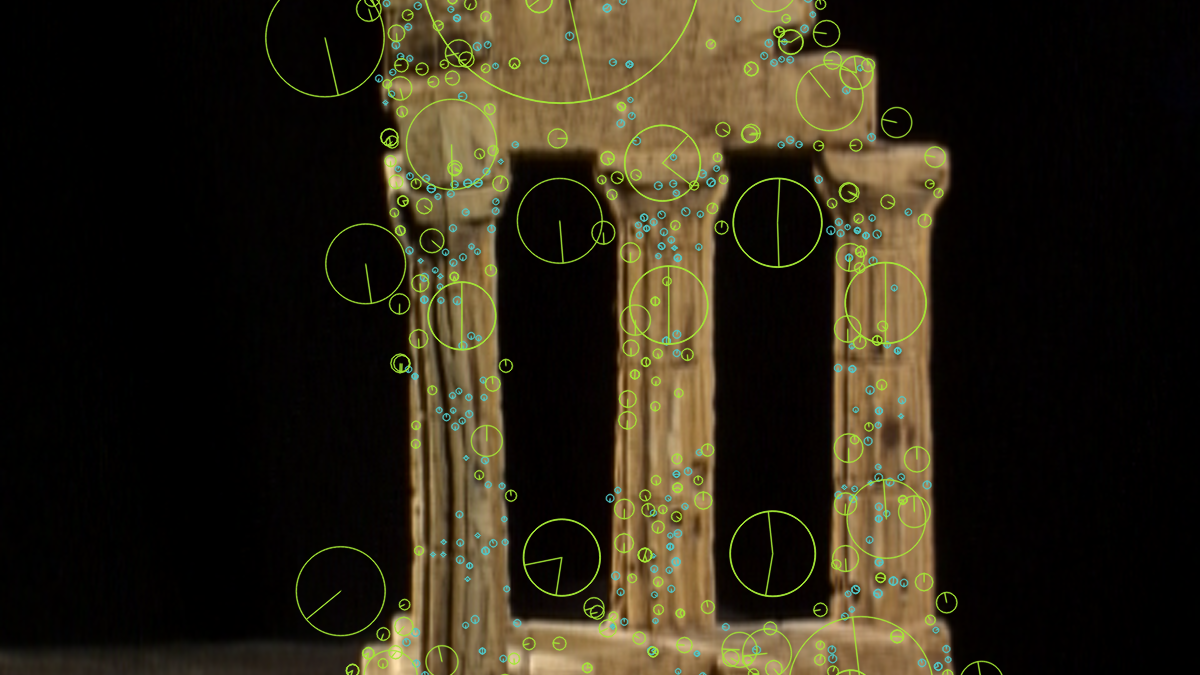
#> input picture output/figures/sift/cover.png, 1200 x 675 px
$ python -i sift_figures.py   (imports and definitions only)   (older library calls are emulated)
#> lines starting #> are read from the running program, lines starting #| are printed output that depends on the picture
### src/sfm_from_scratch/config.py
"""Project-wide constants and artifact paths.

Paths resolve from the project root (found by walking up to pyproject.toml) so
every CLI works from any CWD; each is overridable via environment variable for
non-standard setups (e.g. shared data drives).
"""

import os
from pathlib import Path


def find_project_root() -> Path:
    for parent in Path(__file__).resolve().parents:
        if (parent / "pyproject.toml").exists():
            return parent
    return Path.cwd()


PROJECT_ROOT = find_project_root()
DATA_DIR = Path(os.environ.get("SFM_DATA_DIR", PROJECT_ROOT / "data"))
OUTPUT_DIR = Path(os.environ.get("SFM_OUTPUT_DIR", PROJECT_ROOT / "output"))
SNAPSHOT_DIR = OUTPUT_DIR / "snapshots"
FRAMES_DIR = OUTPUT_DIR / "frames"

# Middlebury multi-view stereo datasets (Seitz et al., CVPR 2006).
# templeRing: 47 views on a ring, 640x480, undistorted, per-image K/R/t provided.
# Size verified 2026-08-10: 11,707,443 bytes.
MIDDLEBURY_BASE_URL = "https://vision.middlebury.edu/mview/data/data"
DATASETS = {
    "templeRing": f"{MIDDLEBURY_BASE_URL}/templeRing.zip",
    "dinoRing": f"{MIDDLEBURY_BASE_URL}/dinoRing.zip",
}

# --- Pipeline defaults -------------------------------------------------------
# SIFT: default nfeatures=0 keeps every detection; the plaster temple is
# low-texture, so we do not want to throw responses away.
SIFT_NFEATURES = 0

# Lowe ratio test: 0.75 per the SIFT paper's recommended range.
LOWE_RATIO = 0.75

# Minimum ratio-test matches for a pair to enter the match graph at all.
MIN_PAIR_MATCHES = 30

# RANSAC threshold (px) for essential-matrix estimation and PnP.
RANSAC_THRESHOLD_PX = 1.5
PNP_RANSAC_THRESHOLD_PX = 4.0

# Point filters: observations must reproject within this error (px), lie in
# front of the cameras, and subtend a minimum triangulation angle (degrees) —
# small-parallax points have unbounded depth uncertainty.
MAX_REPROJ_ERROR_PX = 4.0
MIN_TRIANGULATION_ANGLE_DEG = 1.5

# Initialization: among well-matched pairs, require a median triangulation
# angle above this so the first two views carry real parallax.
INIT_MIN_MEDIAN_ANGLE_DEG = 4.0

# Bundle adjustment: run a local/global BA every N registered images, plus a
# final global pass.
BA_EVERY_N_IMAGES = 5

### src/sfm_from_scratch/cli/sift_figures.py
"""SIFT-article figures and numbers: DoG pyramid, scales, ratio test, invariance.

Everything the "What makes a point matchable" article quotes is computed here and
saved to output/figures/sift/ + output/sift_numbers.json, so every number in the
prose has an artifact.
"""

import json

import click
import cv2
import matplotlib

# [1 line not run here, left out]
import matplotlib.pyplot as plt
import numpy as np
from loguru import logger

from sfm_from_scratch.config import DATA_DIR, LOWE_RATIO, OUTPUT_DIR
from sfm_from_scratch.core.dataset import load_middlebury
from sfm_from_scratch.core.features import match_pair, verify_pair

# OpenCV SIFT defaults (Lowe 2004 §3): initial 2x upsample, sigma0=1.6,
# 3 layers/octave => 6 Gaussians and 5 DoGs per octave.
SIGMA0 = 1.6
N_LAYERS = 3


def gaussian_octaves(gray: np.ndarray) -> list[list[np.ndarray]]:
    """Replicate the SIFT Gaussian pyramid (base image doubled, as in OpenCV)."""
    base = cv2.resize(gray, None, fx=2, fy=2, interpolation=cv2.INTER_LINEAR)
    base = cv2.GaussianBlur(base, (0, 0), np.sqrt(SIGMA0**2 - (2 * 0.5) ** 2))
    n_octaves = int(round(np.log2(min(base.shape[:2])) - 2)) + 1
    k = 2 ** (1.0 / N_LAYERS)
    sigmas = [SIGMA0 * k**i for i in range(N_LAYERS + 3)]
    octaves = []
    img = base.astype(np.float32)
    for _ in range(n_octaves):
        level = [img]
        for i in range(1, len(sigmas)):
            inc = np.sqrt(sigmas[i] ** 2 - sigmas[i - 1] ** 2)
            level.append(cv2.GaussianBlur(level[-1], (0, 0), inc))
        octaves.append(level)
        nxt = level[N_LAYERS]  # sigma has doubled here
        img = cv2.resize(nxt, (nxt.shape[1] // 2, nxt.shape[0] // 2), interpolation=cv2.INTER_NEAREST)
    return octaves


# [223 lines left out: functions unpack_octave, sift_figures, not called in this run]


# [2 lines not run here, left out]

>>> import cv2
>>> picture = cv2.imread('../../../output/figures/sift/cover.png', cv2.IMREAD_GRAYSCALE)
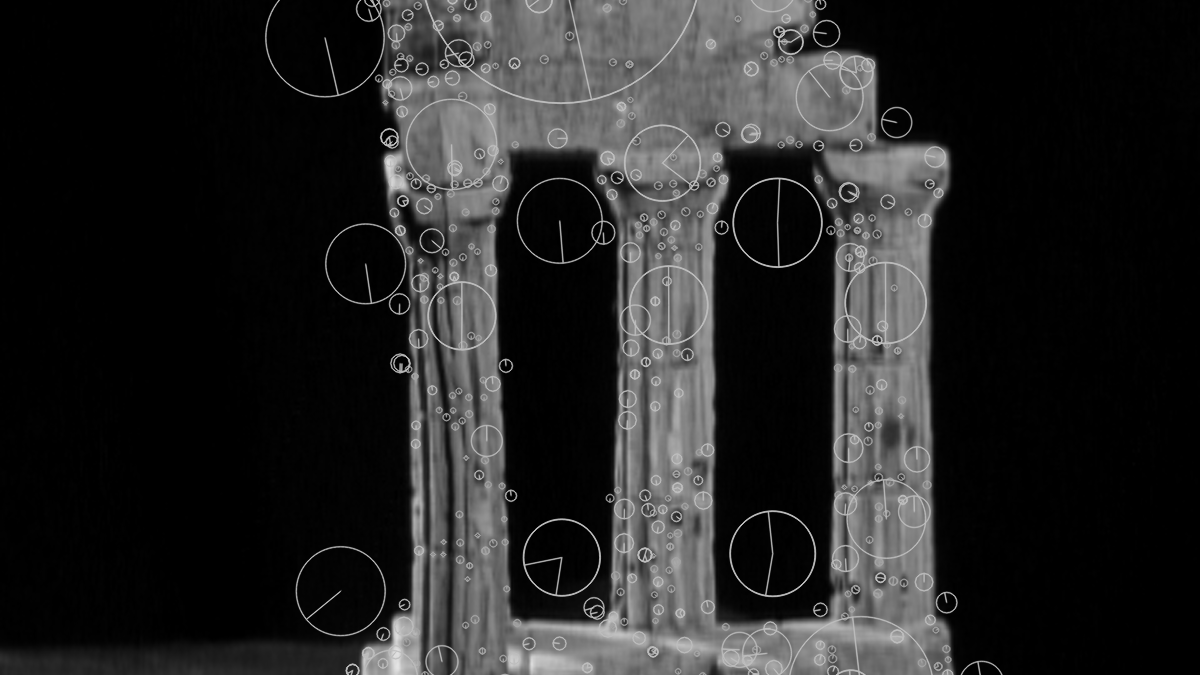
#> picture: shape (675, 1200); min 0, max 228, mean 37.6
>>> result = gaussian_octaves(picture)
#> the loop in gaussian_octaves, `for _ in range(n_octaves):` made 9 passes
#> img on pass 9: [[26.76, 31.78, 41.74, 48.51], [26.46, 31.44, 41.34, 48.13]]
#> pass 2, in gaussian_octaves, `nxt = level[N_LAYERS]`:
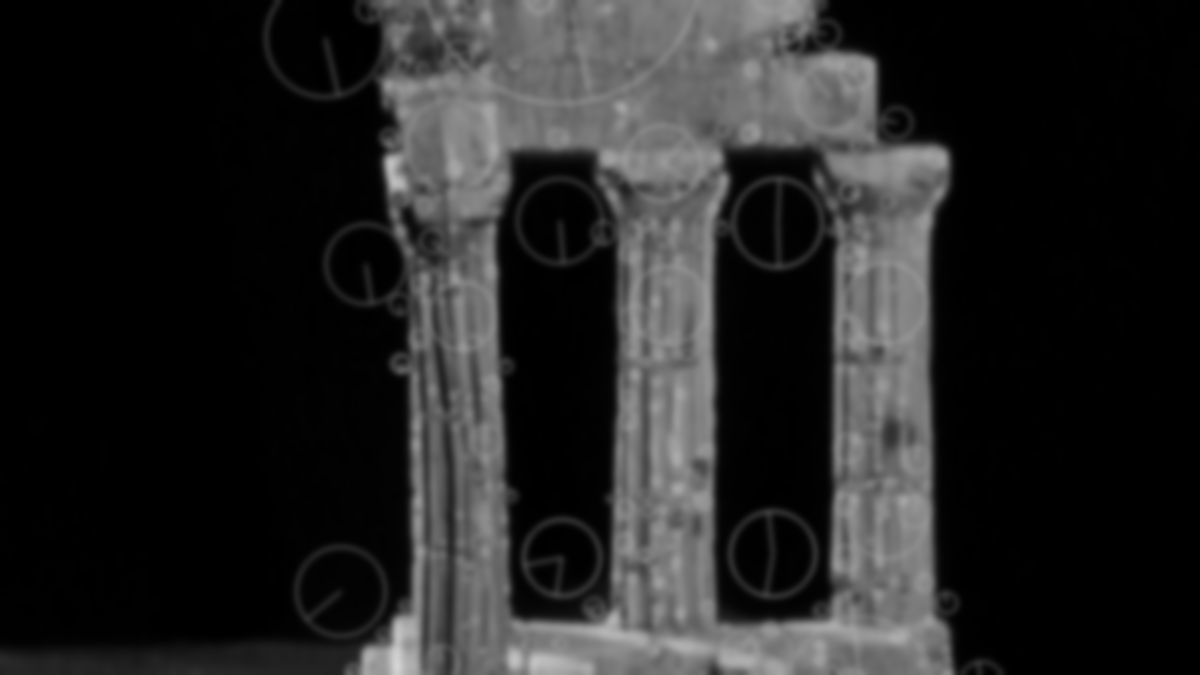
#> nxt: shape (675, 1200) float32; min 0, max 212.4, mean 37.6
#> after the loop in gaussian_octaves, `for _ in range(n_octaves):`: octaves = 9 items
#> result = 9 items
